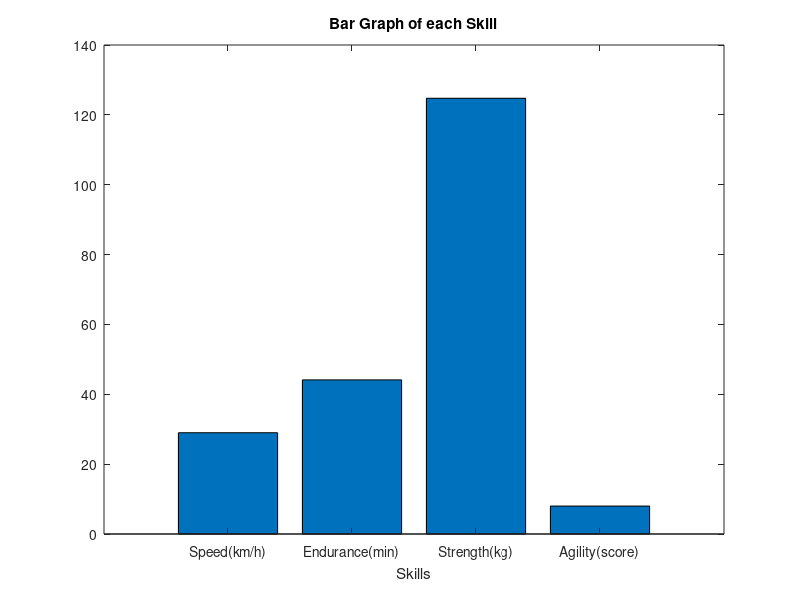
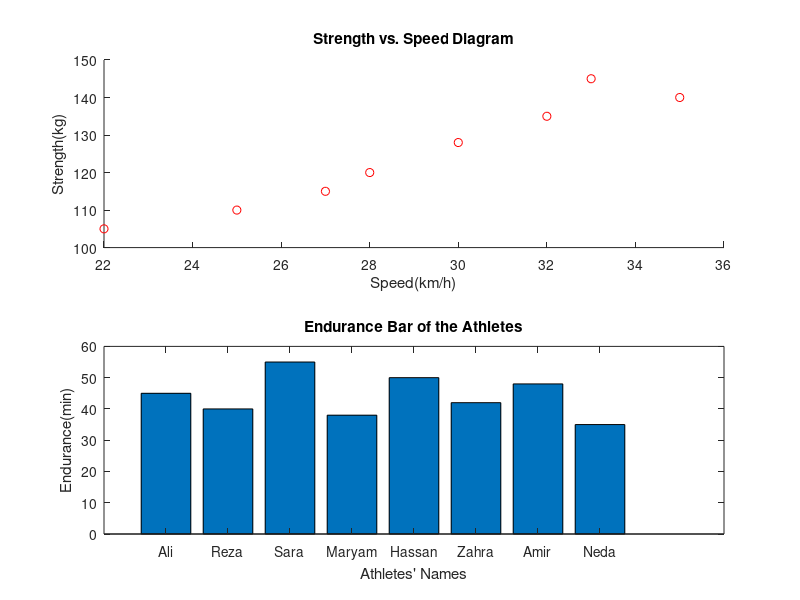

These figures' MATLAB source, in order:
close all;
clc;
clear;

% Each row is an athlete, each column a skill: Speed(km/h), Endurance(min), Strength(kg), Agility(score)
athletes_data = [
    28, 45, 120, 8;
    32, 40, 135, 9;
    25, 55, 110, 7;
    35, 38, 140, 9;
    22, 50, 105, 6;
    30, 42, 128, 8;
    27, 48, 115, 7;
    33, 35, 145, 10
];
athletes_names = {'Ali', 'Reza', 'Sara', 'Maryam', 'Hassan', 'Zahra', 'Amir', 'Neda'}';

athletes_data_mean = mean(athletes_data);
athletes_data_median = median(athletes_data);
athletes_data_std = std(athletes_data);

fprintf("%-10s| %-12s| %-15s| %-13s| %-14s\n", "Parameter", "Speed(km/h)", "Endurance(min)", "Strength(kg)", "Agility(score)");
fprintf("%-10s| %-12f| %-15f| %-13f| %-14f\n", "Mean", athletes_data_mean(1), athletes_data_mean(2), athletes_data_mean(3), athletes_data_mean(4))
fprintf("%-10s| %-12f| %-15f| %-13f| %-14f\n", "Median", athletes_data_median(1), athletes_data_median(2), athletes_data_median(3), athletes_data_median(4))
fprintf("%-10s| %-12f| %-15f| %-13f| %-14f\n", "Std Dev", athletes_data_std(1), athletes_data_std(2), athletes_data_std(3), athletes_data_std(4))

is_above_mean = athletes_data > athletes_data_mean;
% No athlete is above mean in all skills.
% Let's find athletes above mean in 3 skills.
is_above_in_3_skills = sum(is_above_mean')' >= 3;
elite_athletes = athletes_names(is_above_in_3_skills);
disp(["Elite athletes are: ", elite_athletes{1}, ", ", elite_athletes{2}, ", and ", elite_athletes{3}])

skills = ["Speed(km/h)"; "Endurance(min)"; "Strength(kg)"; "Agility(score)"];
bar([1, 2, 3, 4], athletes_data_mean)
set(gca, 'XTickLabel', skills);
xlabel("Skills")
title("Bar Graph of each Skill")

figure
subplot(2, 1, 1)
scatter(athletes_data(:, 1), athletes_data(:, 3), "r")
title("Strength vs. Speed Diagram")
xlabel("Speed(km/h)")
ylabel("Strength(kg)")
subplot(2, 1, 2)
bar(athletes_data(:, 2))
set(gca, 'XTickLabel', athletes_names);
xlabel("Athletes' Names")
ylabel("Endurance(min)")
title("Endurance Bar of the Athletes")

save 'report.txt' athletes_data_mean -ascii
